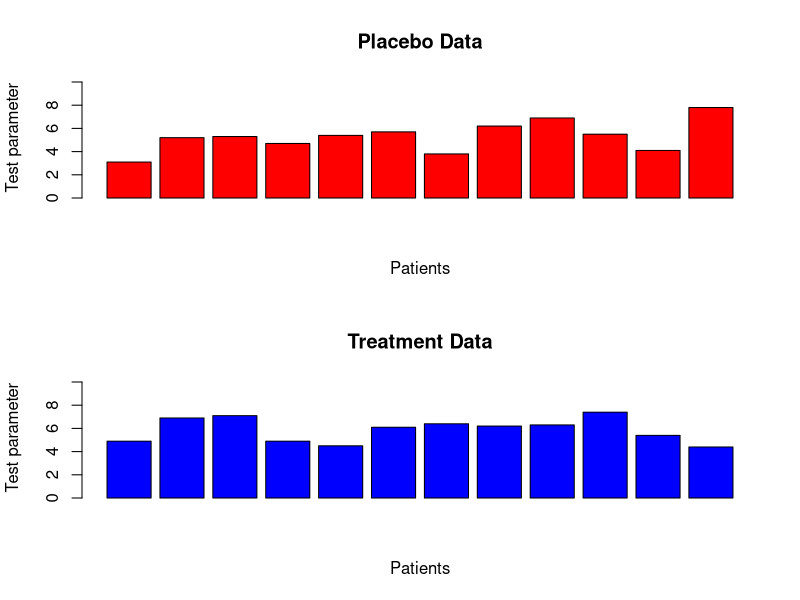
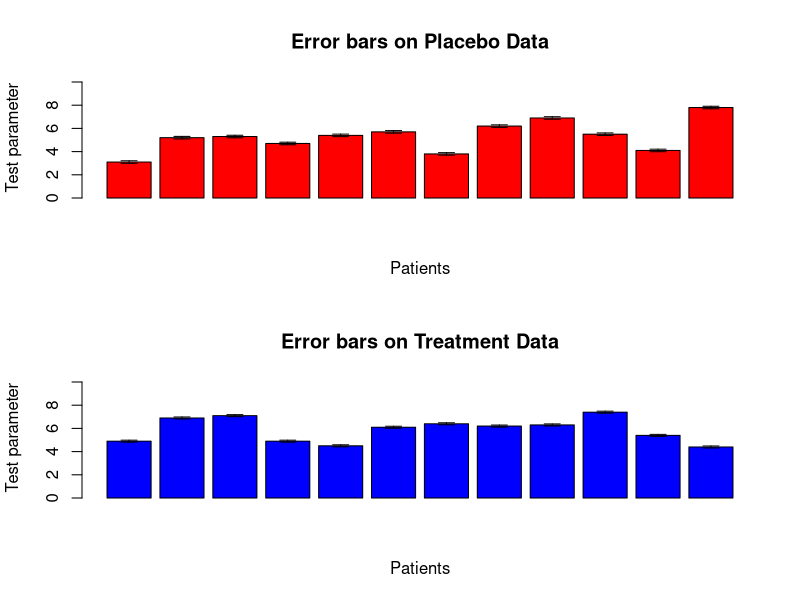

Write the R code that produced these figures, in order.
# Question 6 Pract Assignment 1:

# a) plots their bar plots side by side.
placebo<-c(3.1,5.2,5.3,4.7,5.4,5.7,3.8,6.2,6.9,5.5,4.1,7.8)
treatment<-c(4.9,6.9,7.1,4.9,4.5,6.1,6.4,6.2,6.3,7.4,5.4,4.4)
par(mfrow=c(2,1))

# A) plots their bar plots side by side.
bar_placebo <- barplot(placebo, ylab= " Test parameter", xlab="Patients", main="Placebo Data", col = "red", ylim= c(0,10))
bar_treat <- barplot(treatment, ylab= " Test parameter", xlab="Patients", main="Treatment Data", col = "blue", ylim= c(0,10))

# B) Add standard error on mean as error bar in the plot : 
# sigma is not given 
# Std error on mean:  Sx/sqrt(n) ; Sx is SD of sample
SE_placebo=sd(placebo)/length(placebo)
SE_treat=sd(treatment)/length(treatment)
X11()
par(mfrow=c(2,1))
# plotting placebo
bar_placebo <- barplot(placebo, ylab= " Test parameter", xlab="Patients", main="Error bars on Placebo Data", col = "red", ylim= c(0,10))
arrows(bar_placebo, placebo+SE_placebo, bar_placebo, placebo-SE_placebo, angle=90, code=3, length=0.08, col="black")

bar_treat <- barplot(treatment, ylab= " Test parameter", xlab="Patients", main="Error bars on Treatment Data", col = "blue", ylim= c(0,10))
arrows(bar_treat, treatment+SE_treat, bar_treat, treatment-SE_treat, angle=90, code=3, length=0.08, col="black")
